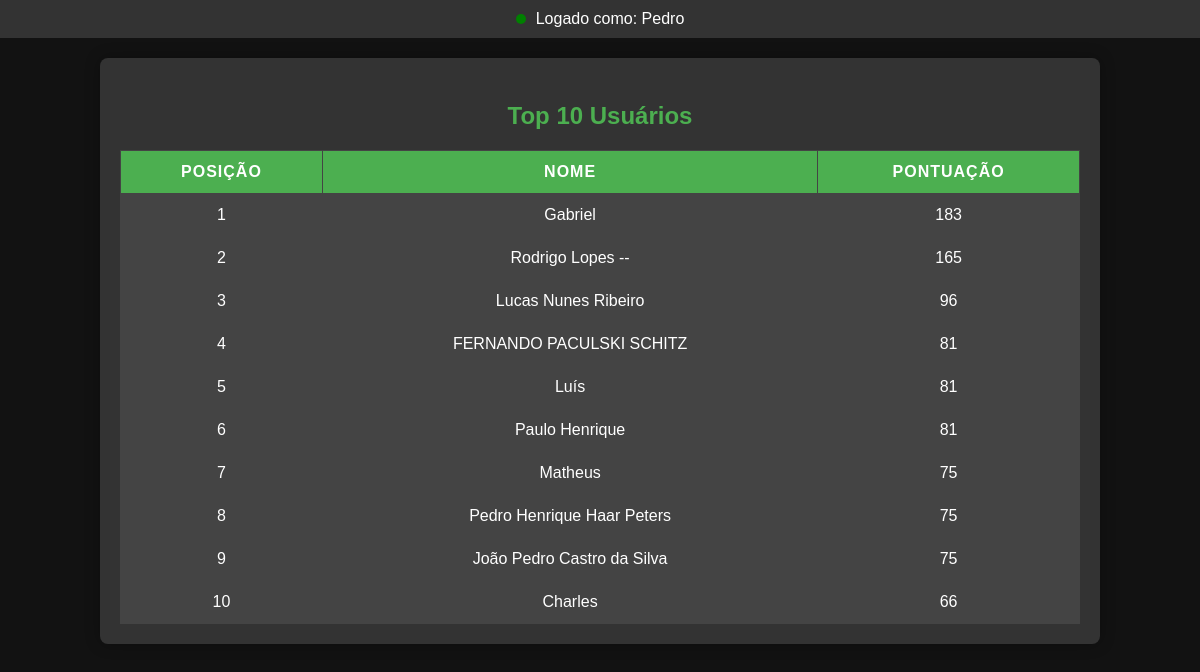
Screenshot of /ranking.php (signed in) with the database file from the repository.
### tables this page shows
CREATE TABLE `users` (
  `id` int(11) NOT NULL,
  `nome` varchar(100) NOT NULL,
  `email` varchar(100) NOT NULL,
  `senha` varchar(255) NOT NULL,
  `pontuacao` int(11) DEFAULT 0
);

### ranking.php (the view, shortened to what this page needs)
<?php
include('conexao.php');
$query = "SELECT nome, pontuacao FROM users ORDER BY pontuacao DESC LIMIT 10";
$result = mysqli_query($conn, $query);
?>
<!DOCTYPE html>
<html lang="pt-BR">
<head>
    <link rel="stylesheet" href="pagina1.css">
</head>
<body>
    <header class="login-status">
        <div class="status-indicator">
            <span class="status-circle"></span>
            <span class="status-text">Logado como: <?php echo $_SESSION['user_name']; ?></span>
        </div>
    </header>
    <div class="ranking-container">
        <h3>Top 10 Usuários</h3>
        <?php if (mysqli_num_rows($result) > 0): ?>
            <table>
                <thead>
                    <tr>
                        <th>Posição</th>
                        <th>Nome</th>
                        <th>Pontuação</th>
                    </tr>
                </thead>
                <tbody>
                    <?php
                    $position = 1;
                    while ($row = mysqli_fetch_assoc($result)) {
                        echo "<tr>
                                <td>{$position}</td>
                                <td>{$row['nome']}</td>
                                <td>{$row['pontuacao']}</td>
                              </tr>";
                        $position++;
                    }
                    ?>
                </tbody>
            </table>
        <?php else: ?>
            <p>Não há dados de ranking disponíveis.</p>
        <?php endif; ?>
    </div>
</body>
</html>

### pagina1.css (style rules this page uses)
body { font-family: Arial, sans-serif; background-color: #121212; color: #fff; margin: 0; padding: 0; }
header { background-color: #333; padding: 10px; text-align: center; color: #fff; }
.status-indicator { display: flex; align-items: center; justify-content: center; }
.status-circle { width: 10px; height: 10px; background-color: green; border-radius: 50%; margin-right: 10px; }
.status-text { font-size: 16px; }
.ranking-container { background-color: #333; padding: 20px; margin-top: 30px; border-radius: 8px; box-shadow: 0 0 15px rgba(0, 0, 0, 0.3); width: 80%; margin: 20px auto; color: #fff; }
.ranking-container h3 { text-align: center; font-size: 24px; color: #4CAF50; margin-bottom: 20px; }
table { width: 100%; border-collapse: collapse; margin-top: 10px; }
table th, table td { padding: 12px; text-align: center; border: 1px solid #444; font-size: 16px; }
table th { background-color: #4CAF50; color: white; text-transform: uppercase; letter-spacing: 1px; }
table td { background-color: #444; color: white; }
table tbody tr:nth-child(odd) { background-color: #555; }
table tbody td { font-size: 16px; }
table tbody tr { transition: background-color 0.3s ease; }

### rows the page displays
users: nome "Gabriel", pontuacao "183"
users: nome "Rodrigo Lopes --", pontuacao "165"
users: nome "Lucas Nunes Ribeiro", pontuacao "96"
users: nome "FERNANDO PACULSKI SCHITZ", pontuacao "81"
users: nome "Luís", pontuacao "81"
users: nome "Paulo Henrique", pontuacao "81"
users: nome "Matheus", pontuacao "75"
users: nome "Pedro Henrique Haar Peters", pontuacao "75"
users: nome "João Pedro Castro da Silva", pontuacao "75"
users: nome "Charles", pontuacao "66"

### other values shown
$_SESSION['user_name'] "Pedro"
